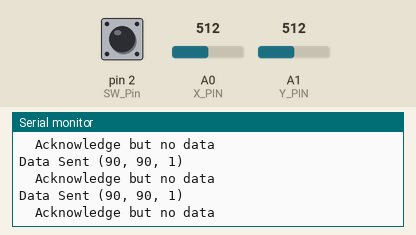
Bench run of a sketch on a simulated Arduino Uno, built with avr-gcc and run on an emulated ATmega328P. On the bench: the last lines printed to the serial monitor. Inputs (shaded band) come from the test bench; at power-on: A0 (X_PIN) = 512, A1 (Y_PIN) = 512, pin 2 (SW_Pin) HIGH. No radio packets arrive unless stated.

Above: at 1.3 s.
1.4 s: A0 (X_PIN) set to 716
At 1.69 s:
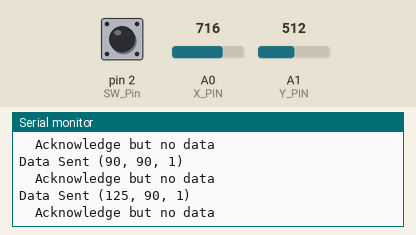
2.9 s: A1 (Y_PIN) set to 716
At 3.21 s:
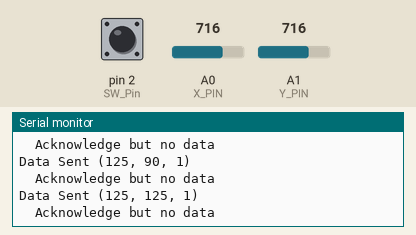
4.4 s: pin 2 (SW_Pin) pulled LOW for 0.3 s
6.2 s: A0 (X_PIN) set to 900
At 6.48 s:
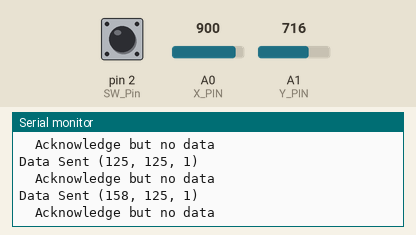
7.7 s: pin 2 (SW_Pin) pulled LOW for 1 s
10.2 s: A1 (Y_PIN) set to 900
At 10.52 s:
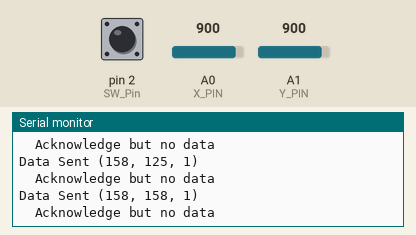
Timing chart, 0 to 12.7 s (numbered marks = the images above; inputs shaded):
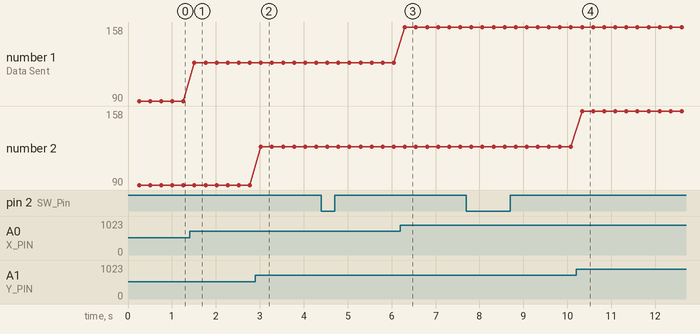

The sketch:

SimpleAckTx.ino
```cpp
// TobyTransmit 1.0

#include <SPI.h>
#include <nRF24L01.h>
#include <RF24.h>

// NRF24L01
#define CE_PIN 7
#define CSN_PIN 8

// Joystick
#define X_PIN A0
#define Y_PIN A1
#define SW_Pin 2

const byte slaveAddress[5] = {'R', 'x', 'A', 'A', 'A'};

RF24 radio(CE_PIN, CSN_PIN); // Create a Radio

int transmitData[3];
int ackData[2] = {-1, -1}; // to hold the two values coming from the slave
bool newData = false;

unsigned long currentMillis;
unsigned long prevMillis;
unsigned long txIntervalMillis = 250; // send four times per second

//===============

void setup()
{

    Serial.begin(115200);
    Serial.println("SimpleTxAckPayload Starting");

    // Set up pin for joystick switch function
    pinMode(SW_Pin, INPUT);
    digitalWrite(SW_Pin, HIGH);

    radio.begin();
    radio.setDataRate(RF24_250KBPS);

    radio.enableAckPayload();

    radio.setRetries(5, 5); // delay, count
                            // 5 gives a 1500 µsec delay which is needed for a 32 byte ackPayload
    radio.openWritingPipe(slaveAddress);
}

//=============

void loop()
{

    currentMillis = millis();
    if (currentMillis - prevMillis >= txIntervalMillis)
    {
        send();
    }
    showData();
}

//================

void send()
{
    int xPotValue = analogRead(X_PIN);
    int xAngleValue = map(xPotValue, 0, 1023, 0, 180);
    int yPotValue = analogRead(Y_PIN);
    int yAngleValue = map(yPotValue, 0, 1023, 0, 180);

    int transmitData[3] = {xAngleValue, yAngleValue, digitalRead(SW_Pin)};

    bool rslt;
    rslt = radio.write(&transmitData, sizeof(transmitData));
    // Always use sizeof() as it gives the size as the number of bytes.
    // For example if dataToSend was an int sizeof() would correctly return 2

    Serial.print("Data Sent (");
    Serial.print(transmitData[0]);
    Serial.print(", ");
    Serial.print(transmitData[1]);
        Serial.print(", ");
    Serial.print(transmitData[2]);
    Serial.println(")");
    if (rslt)
    {
        if (radio.isAckPayloadAvailable())
        {
            radio.read(&ackData, sizeof(ackData));
            newData = true;
        }
        else
        {
            Serial.println("  Acknowledge but no data ");
        }
    }
    else
    {
        Serial.println("  Tx failed");
    }

    prevMillis = millis();
}

//=================

void showData()
{
    if (newData == true)
    {
        Serial.print("  Acknowledge data ");
        Serial.print(ackData[0]);
        Serial.print(", ");
        Serial.println(ackData[1]);
        Serial.println();
        newData = false;
    }
}
```

Measured:
- after the input at 1.4 s, the serial monitor: prints a new line after 0.11 s (image 1)
- after the input at 2.9 s, the serial monitor: prints a new line after 0.13 s (image 2)
- after the input at 6.2 s, the serial monitor: prints a new line after 0.10 s (image 3)
- after the input at 10.2 s, the serial monitor: prints a new line after 0.13 s (image 4)
- plotted number 1: 90 → 125 after the input at 1.4 s, 125 → 158 after the input at 6.2 s
